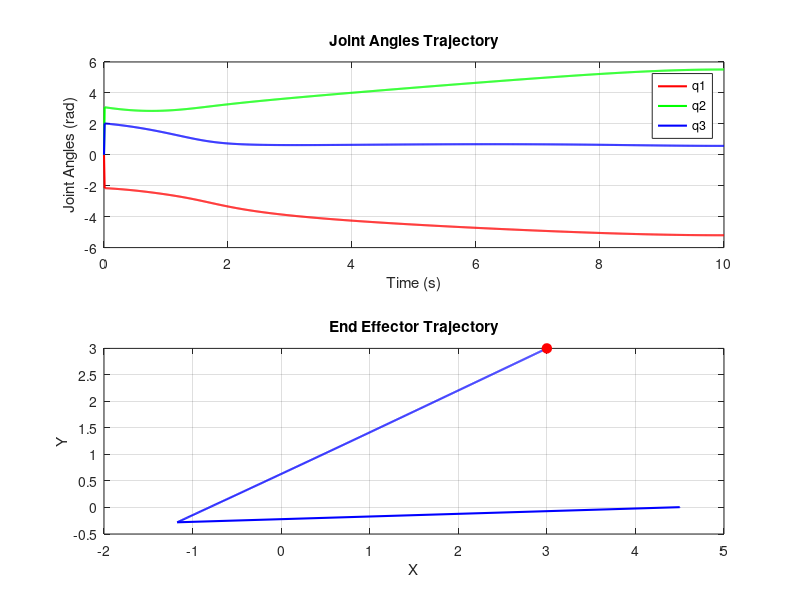

MATLAB code to generate this figure:
% Link lengths 
L1 = 2;
L2 = 1.5;
L3 = 1;
theta1 = 0;
q = [0; 0; 0]; 
xd = [3; 3]; 

N = 1000;
T = 10;

alpha = 2;   % deceleration factor
delta_t = T / N;
time = linspace(0, T, N);
% Initialize arrays to store joint angles, and end effector positions
q1_traj = zeros(1, N);
q2_traj = zeros(1, N);
q3_traj = zeros(1, N);
x_k_traj = zeros(2, N);

% Function to calculate forward kinematics
forward_kinematics = @(theta1, theta2, theta3) [L1 * cos(theta1) + L2 * cos(theta1 + theta2) + L3 * cos(theta1 + theta2 + theta3); 
                                                L1 * sin(theta1) + L2 * sin(theta1 + theta2) + L3 * sin(theta1 + theta2 + theta3)]; 

% Iterative inverse kinematics using Jacobian Transpose method
for i = 1:N
    % Calculate current end effector position
    x_k = forward_kinematics(q(1), q(2), q(3));
    
    % Store end effector position
    x_k_traj(:, i) = x_k;
    
    % Calculate desired end effector velocity
    x_dot = alpha * (xd - x_k) / ((N - i + 1) * delta_t);

    % Calculate Jacobian matrix
    J11 = -L1 * sin(q(1)) - L2 * sin(q(1) + q(2)) - L3 * sin(q(1) + q(2) + q(3));
    J12 = -L2 * sin(q(1) + q(2)) - L3 * sin(q(1) + q(2) + q(3));
    J13 = -L3 * sin(q(1) + q(2) + q(3));
    J21 = L1 * cos(q(1)) + L2 * cos(q(1) + q(2)) + L3 * cos(q(1) + q(2) + q(3));
    J22 = L2 * cos(q(1) + q(2)) + L3 * cos(q(1) + q(2) + q(3));
    J23 = L3 * cos(q(1) + q(2) + q(3));
    J = [J11, J12, J13;
         J21, J22, J23];
    
    % Calculate pseudo-inverse of Jacobian matrix
    J_pseudo_inv = pinv(J);
    
    q_dot = J_pseudo_inv * x_dot;
    
    q = q + q_dot * delta_t;

    % Store joint angles
    q1_traj(i) = q(1);
    q2_traj(i) = q(2);
    q3_traj(i) = q(3);
end
% Plot joint angles
figure;
subplot(2,1,1)
plot(time, q1_traj, 'r-', 'LineWidth', 1.5);
hold on;
plot(time, q2_traj, 'g-', 'LineWidth', 1.5);
plot(time, q3_traj, 'b-', 'LineWidth', 1.5);
xlabel('Time (s)');
ylabel('Joint Angles (rad)');
legend('q1', 'q2', 'q3');
title('Joint Angles Trajectory');
grid on;

subplot(2,1,2)
plot(x_k_traj(1, :), x_k_traj(2, :), 'b-', 'LineWidth', 1.5);
hold on;
plot(xd(1), xd(2), 'ro', 'MarkerSize', 7,'MarkerFaceColor', 'r');
xlabel('X');
ylabel('Y');
title('End Effector Trajectory');
grid on;
% joint angles
display(q) 
% end position 
display(x_k) 
% Plot end effector trajectory

